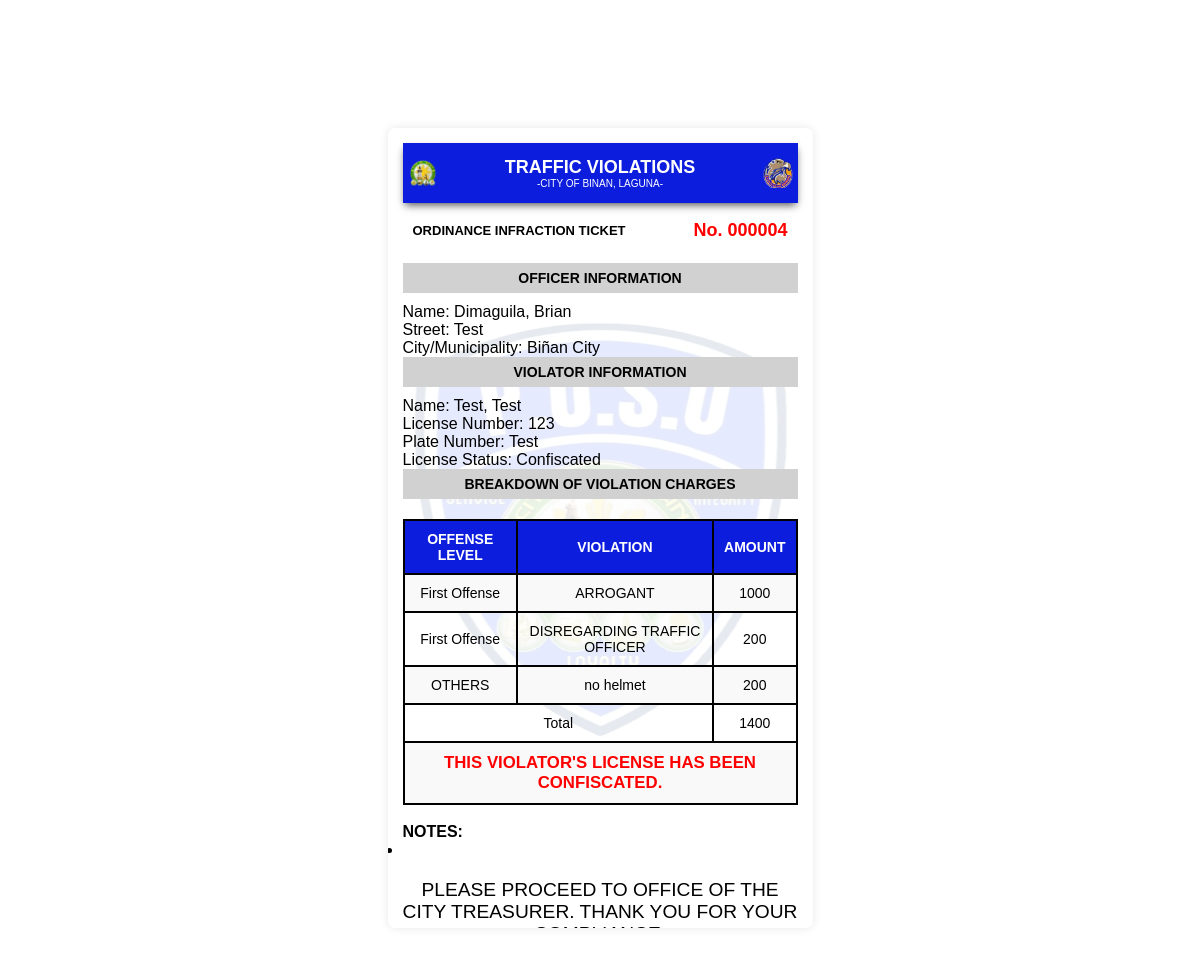
Screenshot of /admin/vb.php?ticket_number=000004 with the database file from the repository.
### tables this page shows
CREATE TABLE `discount` (
  `ticket_number` varchar(6) NOT NULL,
  `license` varchar(50) DEFAULT NULL,
  `first_name` varchar(255) DEFAULT NULL,
  `last_name` varchar(255) DEFAULT NULL,
  `FTWH` int(10) DEFAULT NULL,
  `OMN` int(10) DEFAULT NULL,
  `ARG` int(10) DEFAULT NULL,
  `ONEWAY` int(10) DEFAULT NULL,
  `ILP` int(10) DEFAULT NULL,
  `DWL` int(10) DEFAULT NULL,
  `NORCR` int(10) DEFAULT NULL,
  `DUV` int(10) DEFAULT NULL,
  `UMV` int(10) DEFAULT NULL,
  `OBS` int(10) DEFAULT NULL,
  `DTS` int(10) DEFAULT NULL,
  `DTO` int(10) DEFAULT NULL,
  `TRB` int(10) DEFAULT NULL,
  `STV` int(10) DEFAULT NULL,
  `RCD` int(10) DEFAULT NULL,
  `DUL` int(10) DEFAULT NULL,
  `INF` int(10) DEFAULT NULL,
  `OOL` int(10) DEFAULT NULL,
  `TCT` int(10) DEFAULT NULL,
  `OVL` int(10) DEFAULT NULL,
  `LUZ` int(10) DEFAULT NULL,
  `IVA` int(10) DEFAULT NULL,
  `SMB` int(10) DEFAULT NULL,
  `NSM` int(10) DEFAULT NULL,
  `JWK` int(10) DEFAULT NULL,
  `WSS` int(10) DEFAULT NULL,
  `ILV` int(10) DEFAULT NULL,
  `IMP` int(10) DEFAULT NULL,
  `OTHERS` varchar(255) DEFAULT NULL,
  `OTHERS_P` int(10) DEFAULT NULL,
  `STATUS` varchar(50) NOT NULL DEFAULT 'Unreleased',
  `receipt_num` varchar(255) DEFAULT NULL
);

### admin/vb.php (the view, shortened to what this page needs)
<?php
include 'connection.php';
$ticket_number = isset($_GET['ticket_number']) ? $_GET['ticket_number'] : '';
$sql = "SELECT 'First Offense' AS violation_type, first_violation, first_total, notes FROM violation WHERE ticket_number = ?
            UNION ALL
            SELECT 'Second Offense' AS violation_type, second_violation, second_total, notes FROM 2_violation WHERE ticket_number = ?
            UNION ALL
            SELECT 'Third Offense' AS violation_type, third_violation, third_total, notes FROM 3_violation WHERE ticket_number = ?
            UNION ALL
            SELECT 'Multiple Offense' AS violation_type, mv AS first_violation, mt AS first_total, notes FROM m_violation WHERE ticket_number = ?
            ORDER BY violation_type ASC";
$stmt = $conn->prepare($sql);
$stmt->bindParam(1, $ticket_number, PDO::PARAM_INT);
$stmt->bindParam(2, $ticket_number, PDO::PARAM_INT);
$stmt->bindParam(3, $ticket_number, PDO::PARAM_INT);
$stmt->bindParam(4, $ticket_number, PDO::PARAM_INT);
$stmt->execute();
$result = $stmt->fetchAll(PDO::FETCH_ASSOC);
$sql_officer = "SELECT CONCAT(lastname, ', ', firstname) AS officer_name FROM hh_login LIMIT 1";
$stmt_officer = $conn->prepare($sql_officer);
$stmt_officer->execute();
$officer_result = $stmt_officer->fetchAll(PDO::FETCH_ASSOC);
$officer = $officer_result[0];
$officer_name = $officer['officer_name'];
$sql_violator = "SELECT CONCAT(last_name, ', ', first_name) AS violator_name, license, plate_number, street, city, confiscated FROM report WHERE ticket_number = ?";
$stmt_violator = $conn->prepare($sql_violator);
$stmt_violator->bindParam(1, $ticket_number, PDO::PARAM_INT);
$stmt_violator->execute();
$violator_result = $stmt_violator->fetchAll(PDO::FETCH_ASSOC);
$violator = $violator_result[0];
$violator_name = $violator['violator_name'];
$license_number = $violator['license'];
$plate_number = $violator['plate_number'];
$street = $violator['street'];
$city = $violator['city'];
$confiscated = $violator['confiscated'];
$license_status = ($confiscated == 'yes') ? 'Confiscated' : 'Not Confiscated';
?>
<!DOCTYPE html>
<html lang="en">
<head>
    <link rel="stylesheet" href="./css/style1.css?v=1.0">
</head>
<body>
    <div class="container">
        <?php if (count($result) > 0) : ?>
            <div class="ticket-container">
                <div class="header-container d-flex justify-content-between align-items-center">
                    <img src="/POSO/images/left.png" alt="Left Logo" class="logo">
                    <div class="col text-center">
                        <p class="title">Traffic Violations</p>
                        <p class="city">-City of Binan, Laguna-</p>
                    </div>
                    <img src="/POSO/images/arman.png" alt="Right Logo" class="logo">
                </div>
                <div class="ticket-info">
                    <p class="ticket-label">Ordinance Infraction Ticket</p>
                    <p class="ticket-number">No. <?php echo htmlspecialchars($ticket_number); ?></p>
                </div>
<div class="gray">
    <h3>Officer Information</h3>
</div>
<p>Name: <?php echo htmlspecialchars($officer_name); ?></p>
<p>Street: <?php echo htmlspecialchars($street); ?></p>
<p>City/Municipality: <?php echo htmlspecialchars($city); ?></p>
                <div class="gray">
                    <h3>Violator Information</h3>
                </div>
                <p>Name: <?php echo htmlspecialchars($violator_name); ?></p>
                <p>License Number: <?php echo htmlspecialchars($license_number); ?></p>
                <p>Plate Number: <?php echo htmlspecialchars($plate_number); ?></p>
                <p>License Status: <?php echo htmlspecialchars($license_status); ?></p>
                <div class="gray">
                    <h3>BREAKDOWN OF VIOLATION CHARGES</h3>
                </div>
                <table>
                    <thead>
                        <tr>
                            <th>OFFENSE LEVEL</th>
                            <th>VIOLATION</th>
                            <th>AMOUNT</th>
                        </tr>
                    </thead>
                    <tbody>
    <?php
    $violation_columns = [
        'FTWH' => 'FAILURE TO WEAR HELMET',
        'OMN' => 'OPEN MUFFLER/NUISANCE',
        'ARG' => 'ARROGANT',
        'ONEWAY' => 'ONEWAY',
        'ILP' => 'ILLEGAL PARKING',
        'DWL' => 'DRIVING WITHOUT LICENSE/INVALID LICENSE',
        'NORCR' => 'NO OR/CR WHILE DRIVING',
        'DUV' => 'DRIVING UNREGISTERED VEHICLE',
        'UMV' => 'UNREGISTERED MOTOR VEHICLE',
        'OBS' => 'OBSTRUCTION',
        'DTS' => 'DISREGARDING TRAFFIC SIGNS',
        'DTO' => 'DISREGARDING TRAFFIC OFFICER',
        'TRB' => 'TRUCK BAN',
        'STV' => 'STALLED VEHICLE',
        'RCD' => 'RECKLESS DRIVING',
        'DUL' => 'DRIVING UNDER THE INFLUENCE OF LIQUOR',
        'INF' => 'INVALID OR NO FRANCHISE/COLORUM',
        'OOL' => 'OPERATING OUT OF LINE',
        'TCT' => 'TRIP - CUTTING',
        'OVL' => 'OVERLOADING',
        'LUZ' => 'LOADING/UNLOADING IN PROHIBITED ZONE',
        'IVA' => 'INVOLVE IN ACCIDENT',
        'SMB' => 'SMOKE BELCHING',
        'NSM' => 'NO SIDE MIRROR',
        'JWK' => 'JAY WALKING',
        'WSS' => 'WEARING SLIPPERS/SHORTS/SANDO',
        'ILV' => 'ILLEGAL VENDING',
        'IMP' => 'IMPOUNDED'
    ];
        $totalAmount = 0;
    foreach ($result as $violation) {
        $violation_amount = htmlspecialchars($violation['first_total'] ?? $violation['second_total'] ?? $violation['third_total']);
        if ($violation_amount >= 1) {
            $sql_discount = "SELECT * FROM discount WHERE ticket_number = ? AND license = ?";
            $stmt_discount = $conn->prepare($sql_discount);
            $stmt_discount->bindParam(1, $ticket_number, PDO::PARAM_INT);
            $stmt_discount->bindParam(2, $license_number, PDO::PARAM_STR);
            $stmt_discount->execute();
            $discount_result = $stmt_discount->fetchAll(PDO::FETCH_ASSOC);
            $discount = $discount_result[0];
            if ($discount) {
                foreach ($violation_columns as $col => $violation_name) {
                    if ($discount[$col] !== null) {
                        echo "<tr>
                                    <td>" . htmlspecialchars($violation['violation_type']) . "</td>
                                    <td>" . htmlspecialchars($violation_name) . "</td>
                                    <td>" . htmlspecialchars($discount[$col]) . "</td>
                                </tr>";
                        $totalAmount += $discount[$col];
                    }
                }
                if ($discount['OTHERS'] !== null && $discount['OTHERS_P'] !== null) {
                    echo "<tr>
                                    <td>OTHERS</td>
                                    <td>" . htmlspecialchars($discount['OTHERS']) . "</td>
                                    <td>" . htmlspecialchars($discount['OTHERS_P']) . "</td>
                                </tr>";
                    $totalAmount += $discount['OTHERS_P'];
                }
            }
        }
    }
        echo "<tr><td colspan='2'>Total</td><td>" . $totalAmount . "</td></tr>";
    if ($confiscated == 'yes') {
        echo "<tr><td colspan='3' class='license-confiscated-warning'>THIS VIOLATOR'S LICENSE HAS BEEN CONFISCATED.</td></tr>";
    }
    ?>
</tbody>
                    </table>
<br>
<h4>NOTES:</h4>
<ul>
<?php
foreach ($result as $violation) {
echo "<li>" . htmlspecialchars($violation['notes']) . "</li>";
}
?>
</ul>
<p class="compliance-message">PLEASE PROCEED TO OFFICE OF THE CITY TREASURER. THANK YOU FOR YOUR COMPLIANCE.</p>
            </div>
        <?php else : ?>
            <p>No violation records found for this individual.</p>
        <?php endif; ?>
</div>
</body>
</html>

### admin/css/style1.css (style rules this page uses)
* { margin: 0; padding: 0; box-sizing: border-box; }
body { font-family: Arial, sans-serif; background-color: #ffffff; padding: 10px; }
.container { display: flex; justify-content: center; align-items: center; min-height: 90vh; }
.ticket-container { width: 100%; max-width: 425px; padding: 15px; margin: 20px auto; border-radius: 8px; box-shadow: 0px 0px 10px rgba(0, 0, 0, 0.1); overflow-y: auto; height: auto; max-height: 800px; background-image: linear-gradient(rgba(255, 255, 255, 0.9), rgba(255, 255, 255, 0.9)), url('/POSO/images/poso.png'); background-position: center; background-repeat: no-repeat; }
.header-container { position: sticky; top: 0; left: 0; width: 100%; z-index: 10; display: flex; align-items: center; justify-content: space-between; background-color: #0c1ddd; height: 60px; box-shadow: 0 4px 8px -2px rgb(80, 79, 79); margin-bottom: 10px; }
.logo { padding: 5px; width: 40px; height: auto; }
.title { font-size: 18px; font-weight: bold; color: white; text-transform: uppercase; margin: 0; }
.city { font-size: 10px; color: white; text-align: center; text-transform: uppercase; }
.gray, .gray1 { color: #000; text-transform: uppercase; font-weight: bold; font-size: 12px; text-align: center; background-color: #d2d1d1; display: flex; justify-content: center; align-items: center; margin-bottom: 10px; }
.gray { height: 30px; }
.ticket-info { display: flex; justify-content: space-between; align-items: center; margin-bottom: 15px; }
.ticket-label { font-size: 13px; color: #000; font-weight: bold; text-transform: uppercase; padding: 10px; }
.ticket-number { font-size: 18px; color: red; font-weight: bold; padding: 5px 10px; }
table { width: 100%; border-collapse: collapse; margin-top: 15px; font-size: 14px; }
table th, table td { padding: 10px; text-align: center; border: 2px solid #000; }
table thead th { background-color: #0c1ddd; color: #fff; font-weight: bold; text-transform: uppercase; }
table tbody tr:nth-child(odd) { background-color: #f9f9f9; }

### admin/vb.php (style rules this page uses)
.impound-warning, .license-confiscated-warning { color: red; text-align: center; font-weight: bold; font-size: 1.2em; margin-top: 10px; }
.compliance-message { text-align: center; font-weight: regular; margin-top: 20px; font-size: 1.2em; }
table { width: 100%; border-collapse: collapse; margin-top: 20px; }
th, td { border: 1px solid #ccc; padding: 10px; text-align: left; }
th { background-color: #f0f0f0; }

### rows the page displays
discount: ARG "1000", DTO "200", OTHERS "no helmet", OTHERS_P "200"

### other values shown
$ticket_number "000004"
$officer_name "Dimaguila, Brian"
$street "Test"
$city "Biñan City"
$violator_name "Test, Test"
$license_number "123"
$plate_number "Test"
$license_status "Confiscated"
$violation['violation_type'] "First Offense"
$violation_name "ARROGANT"
$violation_name "DISREGARDING TRAFFIC OFFICER"
$totalAmount "1400"
